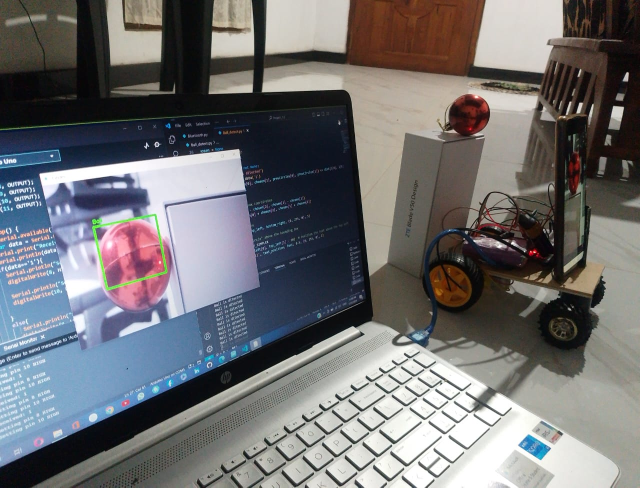
#> input picture WhatsApp Image 2024-07-15 at 11.41.44 PM.jpeg, 1280 x 975 px, given in place of video, which was not available (shown at 1/2 size)
$ python Ball_detect.py
#> lines starting #> are read from the running program, lines starting #| are printed output that depends on the picture; after the words box and inside, x2 and y2 are one past the last pixel; in counts of white or black regions, pixels touching at a corner belong together; pictures that were not available may be replaced by others from this repository, and a replacement may not be noted
### Bluetooth.py
import serial
import time

class BluetoothConnection:
    def __init__(self, port='COM12', baudrate=9600):
        self.bluetoothSerial = serial.Serial(port, baudrate, timeout=1)
        time.sleep(2)  # Wait for the connection to initialize

    def send_data(self, data):
        self.bluetoothSerial.write(data.encode())
        time.sleep(0.1)  # Wait for data to be sent

    def close(self):
        self.bluetoothSerial.close()

def connect():
    return BluetoothConnection()

# Remember to close the connection when you're done with it
# connects.close()

### Ball_detect.py
import cv2 as cv
import numpy as np
import Bluetooth as bl

url = 'http://192.168.8.101:8080/video'
prevCircles = None
dist = lambda x1, y1, x2, y2: np.sqrt((x1 - x2) ** 2 + (y1 - y2) ** 2)

video = cv.VideoCapture(url)
connects = bl.connect()
while True:

    ret, frame = video.read()
#> frame is the input picture: shape (975, 1280, 3); mean B, G, R 114, 111.8, 112
    if not ret:
        print("Can't receive frame (stream end?). Exiting ...")
        break

    frame = cv.resize(frame, (640, 480))
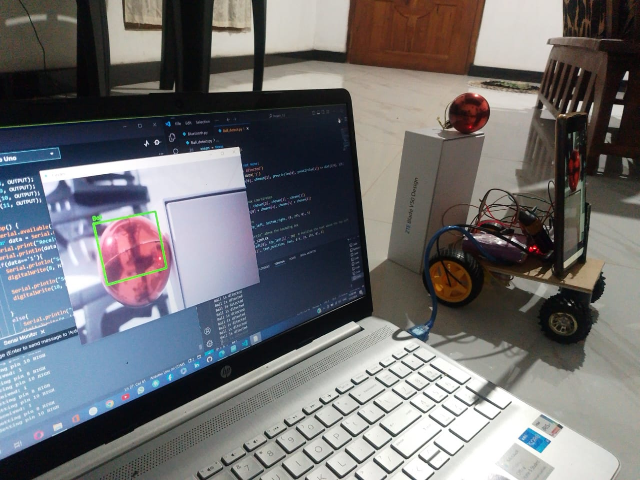
#> frame: shape (480, 640, 3); mean B, G, R 113.8, 111.7, 111.9
    grayFrame = cv.cvtColor(frame, cv.COLOR_BGR2GRAY)
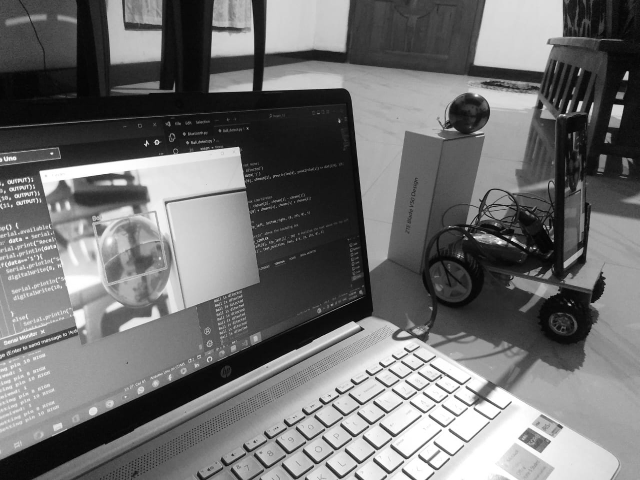
#> grayFrame: shape (480, 640); min 1, max 255, mean 112
    blurFrame = cv.GaussianBlur(grayFrame, (19, 19), 0)
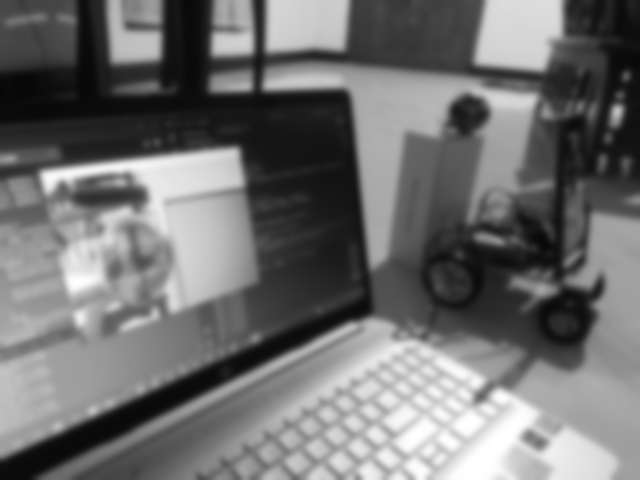
#> blurFrame: shape (480, 640); min 7, max 255, mean 112

    circles = cv.HoughCircles(blurFrame, cv.HOUGH_GRADIENT, 1.2, 100, param1=50, param2=60, minRadius=75, maxRadius=400)
#> circles = [[310.2, 214.2, 253.9], [529.8, 263.4, 142.1]]

    if circles is not None:
        circles = np.uint16(np.around(circles))
#> circles = [[310, 214, 254], [530, 263, 142]]
        chosen = None
        for i in circles[0, :]:
            if chosen is None:
                chosen = i
            if prevCircles is not None:
                print('Ball is ditected')
                connects.send_data('1')
                if dist(chosen[0], chosen[1], prevCircles[0], prevCircles[1]) <= dist(i[0], i[1], prevCircles[0], prevCircles[1]):
                    chosen = i
#> this loop made 2 passes


        # Calculate bounding box coordinates
        top_left = (chosen[0] - chosen[2], chosen[1] - chosen[2])
#> top_left = (56, 65496)
        bottom_right = (chosen[0] + chosen[2], chosen[1] + chosen[2])
#> bottom_right = (564, 468)

        # Draw the bounding box
        cv.rectangle(frame, top_left, bottom_right, (0, 255, 0), 5)
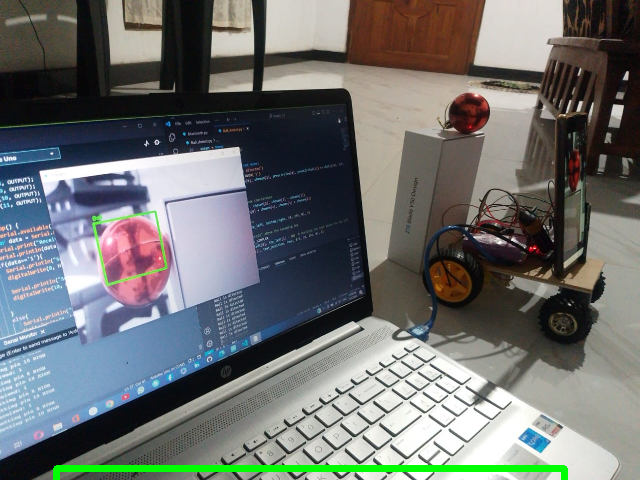
#> frame: shape (480, 640, 3); 1.21% of pixels changed, all inside (x1, y1, x2, y2) = (53, 465, 568, 480)

        # Display the text "Circle" above the bounding box
        font = cv.FONT_HERSHEY_SIMPLEX
        text_position = (top_left[0], top_left[1] - 10)  # Position the text above the top-left corner of the box
#> text_position = (56, 65486)
        cv.putText(frame, 'Ball', text_position, font, 0.5, (0, 255, 0), 2)
        prevCircles = chosen
#> prevCircles = [310, 214, 254]


    cv.imshow('Circles', frame,)
    if cv.waitKey(1) == ord('q'):
#> (key q is pressed here)
        break
if connects:
    connects.close()
video.release()
cv.destroyAllWindows()
